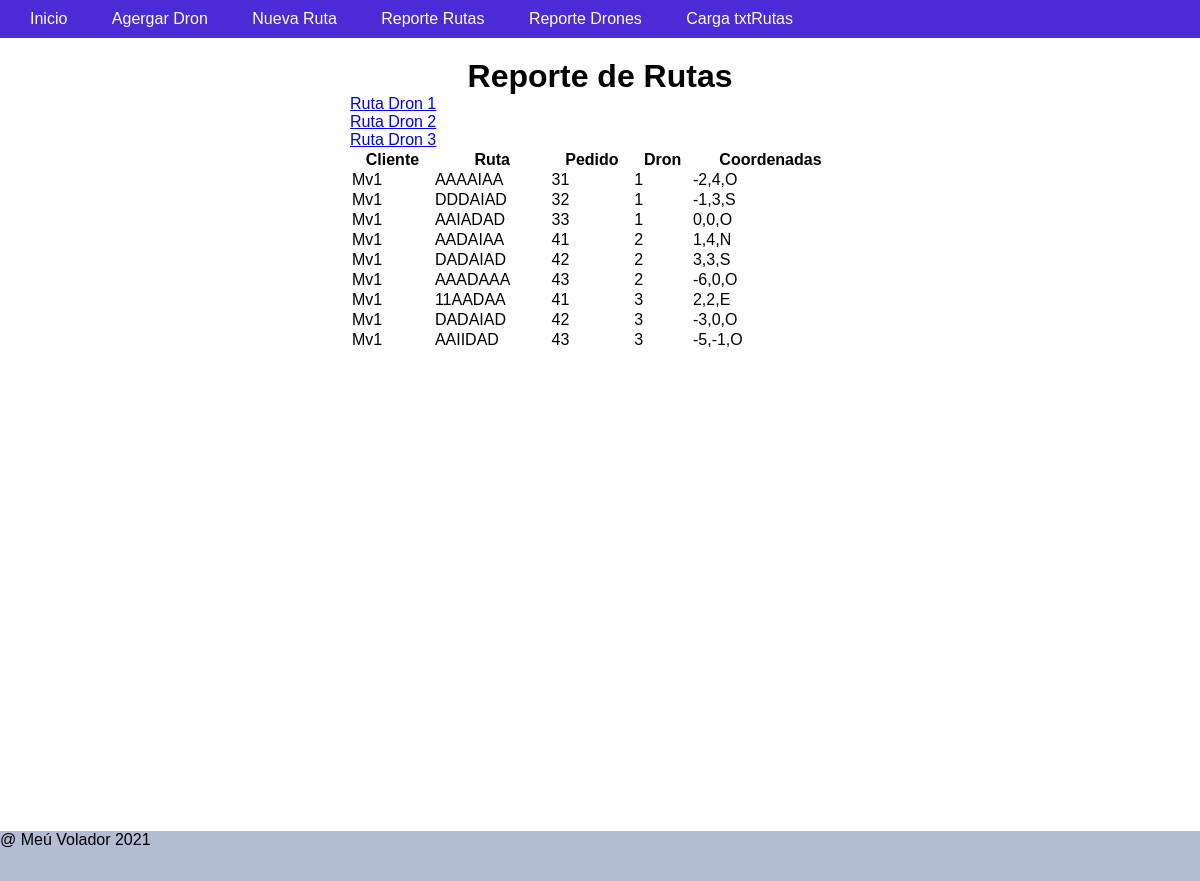
Screenshot of /reporte with the database file from the repository.
### tables this page shows
CREATE TABLE `rutas` (
  `id` int(11) NOT NULL AUTO_INCREMENT,
  `cliente` varchar(30) DEFAULT NULL,
  `coderuta` varchar(15) DEFAULT NULL,
  `pedido` varchar(15) DEFAULT NULL,
  `dron` int(11) DEFAULT NULL,
  `latitud` longblob DEFAULT NULL,
  `longitud` longblob DEFAULT NULL,
  PRIMARY KEY (`id`)
);

### libs/view.php (called while the page is built, shortened)
<?php
class View{
    function render($nombre){
        require 'views/' . $nombre . '.php';
    }
}
?>

### controllers/reporte.php (called while the page is built, shortened)
<?php
    class Reporte extends Controller{
        function __construct()
        {
            $this->view->rutas = [];
        }
        function render(){
            $rutas =  $this->model->get();
            $this->view->rutas = $rutas;
            $this->view->render('reporte/index');
        }
    }
?>

### index.php (called while the page is built, shortened)
<?php
    require_once 'libs/db.php';
    require_once 'libs/view.php';
    $app = new App();
?>

### models/reportemodel.php (called while the page is built, shortened)
<?php
class ReporteModel extends Model{
    public function get(){
        $items =[];
        try{
            $query = $this->db->connect()->query("SELECT * FROM rutas ORDER BY dron ASC;");
            $X=0;
                    $Y=0;
                    $L="N";
            $NumEntrega=1;
            while($row = $query->fetch()){
                $item = new Ruta();
                if($NumEntrega==4){
                    $NumEntrega=1;
                }
                if ($NumEntrega==1) {
                    $X=0;
                    $Y=0;
                    $L="N";
                }else{
                    $coordenadas=$X.",".$Y.",".$L;
                }
                $cadena=$row['coderuta'];
                for($i=0;$i<strlen($cadena);$i++)
                {
                    if($cadena[$i]=="I"){
                        if($L=="N"){
                            $L="O";
                        }
                        else if($L=="O"){
                            $L="S";
                        }
                        else if($L=="S"){
                            $L="E";
                        }
                        else if($L=="E"){
                            $L="N";
                        }
                    }
                    if($cadena[$i]=="D"){
                        if($L=="N"){
                            $L="E";
                        }
                        else if($L=="E"){
                            $L="S";
                        }
                        else if($L=="S"){
                            $L="O";
                        }
                        else if($L=="O"){
                            $L="N";
                        }
                    }
                        switch ($L) {
                            case "N":
                                if($cadena[$i]=="A"){
                                      $Y=$Y+1;                                  }
                            break;
                            case "E":
                                if($cadena[$i]=="A"){
                                    if($X<0){
                                        $X=$X*1;
                                    }
                                        $X=$X+1;
                                }
                            break;
                            case "S":
                                if($cadena[$i]=="A"){
                                    if($Y>0){
                                        $Y=$Y*1;
                                    }
                                        $Y=$Y-1;
                                }
                            break;
                            case "O":
                                if($cadena[$i]=="A"){
                                    if($X>0){
                                        $X=$X*-1;
                                    }
                                        $X=$X-1;
                                }
                            break;
                        }
                }
                $NumEntrega++;
                $coordenadas=$X.",".$Y.",".$L;
                $item->id = $row['id'];
                $item->cliente = $row['cliente'];
                $item->ruta = $row['coderuta'];
                $item->pedido = $row['pedido'];
                $item->dron = $row['dron'];
                $item->coordenadas = $coordenadas;
                array_push($items,$item);
            }
            return $items;
        }catch(PDOException $e){
            return [];
        }
    }
}
?>

### libs/db.php (called while the page is built)
<?php
class DB{
    private $host;
    private $db;
    private $user;
    private $password;
    private $charset;
    public function __construct()
    {
        $this->host = constant('HOST');
        $this->db = constant('DB');
        $this->user = constant('USER');
        $this->password = constant('PASSWORD');
        $this->charset = constant('CHARSET');
    }
    function connect(){
        try{
            $connection = "mysql:host=" . $this->host . ";dbname=" . $this->db . ";charset=" . $this->charset;
            $options = [
                PDO::ATTR_ERRMODE            => PDO::ERRMODE_EXCEPTION,
                PDO::ATTR_EMULATE_PREPARES   => false,
            ];
            $pdo = new PDO($connection, $this->user, $this->password, $options);
            return $pdo;
        }catch(PDOException $e){
            print_r('Error connection: ' . $e->getMessage());
        }
    }
}
?>

### views/reporte/index.php (the view, shortened to what this page needs)
<!DOCTYPE html>
<html lang="en">
<head>
</head>
<body>
        <?php     require 'views/header.php';       ?>
       <div id="main">
         <h1 class="center">Reporte de Rutas</h1>
         <div>
                <p><a href="in01.txt" target="_blank" >Ruta Dron 1</a></p>
                <p><a href="in02.txt" target="_blank" >Ruta Dron 2</a></p>
                <p><a href="in03.txt" target="_blank" >Ruta Dron 3</a></p>
         </div>
        <table width="100%" >
            <thead>
                <tr>
                   <th>Cliente</th>
                   <th>Ruta</th>
                   <th>Pedido</th>
                   <th>Dron</th>
                   <th>Coordenadas</th>
                </tr>
            </thead>
            <tbody>
            <?php
                foreach ($this->rutas as $row) {
                    $Rutas = $row; ?>
                <tr>
                    <td><?php echo $Rutas->cliente; ?></td>
                    <td><?php echo $Rutas->ruta; ?></td>
                    <td><?php echo $Rutas->pedido; ?></td>
                    <td><?php echo $Rutas->dron; ?></td>
                    <td><?php echo $Rutas->coordenadas; ?></td>
                </tr>
            <?php
            }
               ?>
            </tbody>
        </table>
       </div>
        <?php     require 'views/footer.php';       ?>
</body>
</html>

### public/css/main.css (style rules this page uses)
* { padding: 0; margin: 0; }
body { font-family: Arial, Helvetica, sans-serif; background-color: rgb(255, 255, 255); }
#main { padding: 20px 0; width: 500px; margin: 0 auto; }
.center { text-align: center; }

### rows the page displays
rutas: cliente "Mv1", coderuta "AAAAIAA", pedido "31", dron "1", coordenadas "-2,4,O"
rutas: cliente "Mv1", coderuta "DDDAIAD", pedido "32", dron "1", coordenadas "-1,3,S"
rutas: cliente "Mv1", coderuta "AAIADAD", pedido "33", dron "1", coordenadas "0,0,O"
rutas: cliente "Mv1", coderuta "AADAIAA", pedido "41", dron "2", coordenadas "1,4,N"
rutas: cliente "Mv1", coderuta "DADAIAD", pedido "42", dron "2", coordenadas "3,3,S"
rutas: cliente "Mv1", coderuta "AAADAAA", pedido "43", dron "2", coordenadas "-6,0,O"
rutas: cliente "Mv1", coderuta "11AADAA", pedido "41", dron "3", coordenadas "2,2,E"
rutas: cliente "Mv1", coderuta "DADAIAD", pedido "42", dron "3", coordenadas "-3,0,O"
rutas: cliente "Mv1", coderuta "AAIIDAD", pedido "43", dron "3", coordenadas "-5,-1,O"
